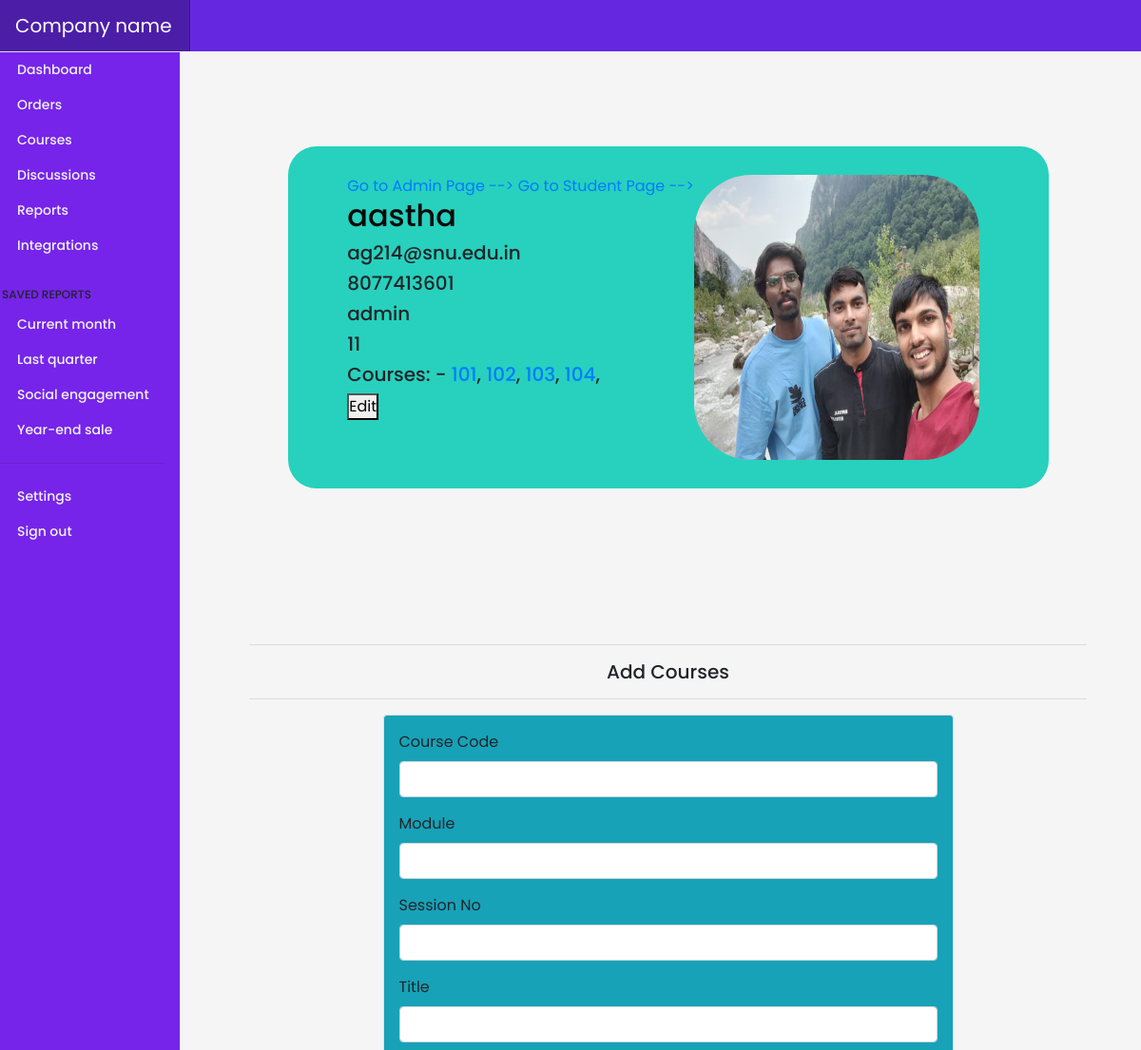
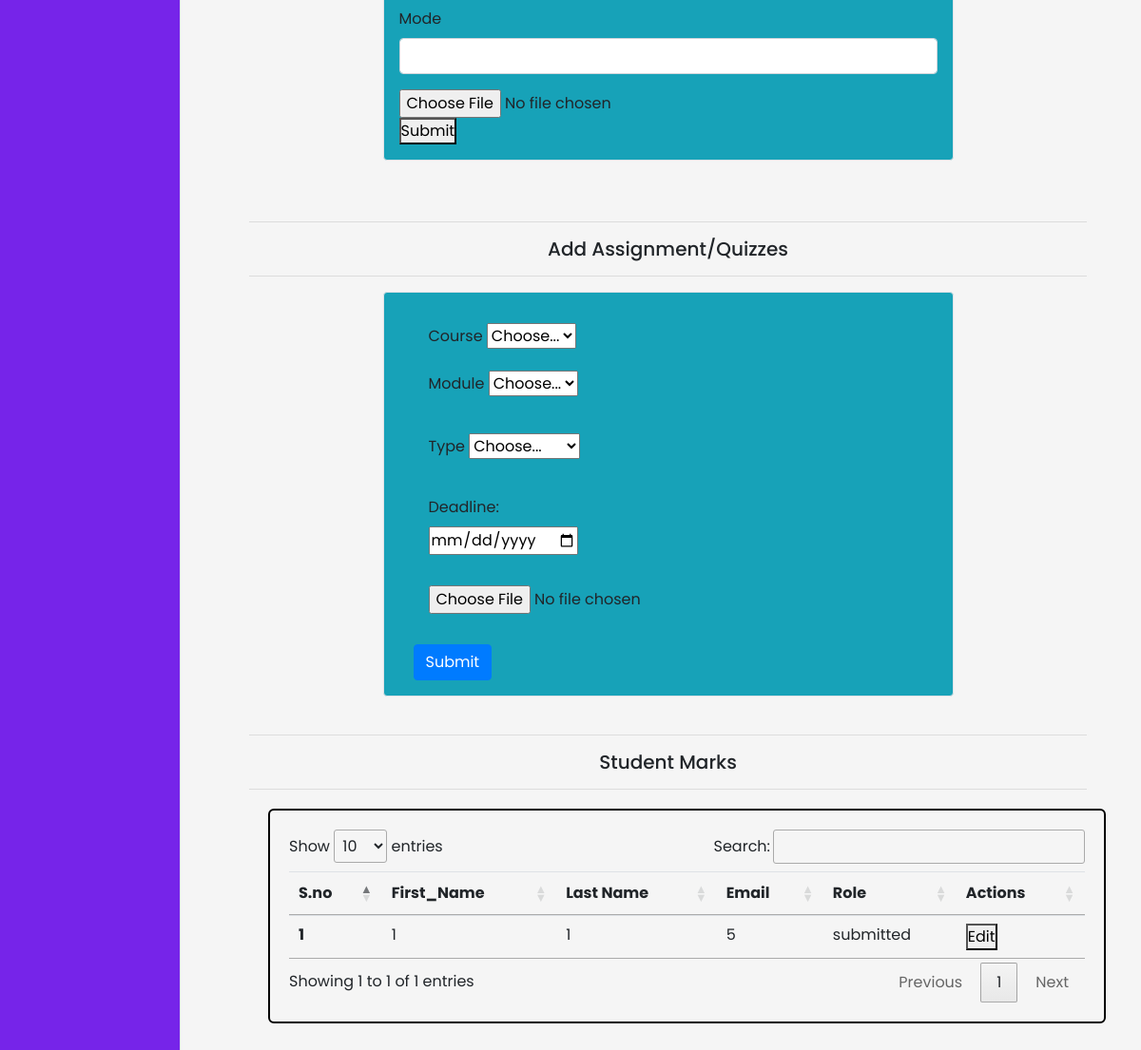
Screenshot of /profile.php (signed in) with the database file from the repository (2 pictures, top to bottom).
### tables this page shows
CREATE TABLE `profile` (
  `uid` int(150) NOT NULL,
  `first_name` varchar(150) NOT NULL,
  `last_name` varchar(150) NOT NULL,
  `username` varchar(150) NOT NULL,
  `email` varchar(150) NOT NULL,
  `password` varchar(150) NOT NULL,
  `location` varchar(200) NOT NULL DEFAULT 'India',
  `role` varchar(100) NOT NULL DEFAULT 'guest',
  `mobile_no` varchar(100) DEFAULT NULL,
  `profile_photo` varchar(300) NOT NULL DEFAULT 'avatar.jpg'
);

CREATE TABLE `marks` (
  `marks_id` int(11) NOT NULL,
  `eid` int(11) NOT NULL,
  `cid` int(11) NOT NULL,
  `student_id` int(11) NOT NULL,
  `marks` int(11) NOT NULL,
  `action` varchar(150) DEFAULT NULL
);

### profile.php (the view, shortened to what this page needs)
<?php
require "dbconnect.php";
$user = $_SESSION['username'];
$sql = "Select * from profile where username = '$user'";
$data = mysqli_query($conn, $sql);
$prof = mysqli_fetch_assoc($data);
?>
<!DOCTYPE html>
<html>
<head>
  <link rel="stylesheet" href="https://maxcdn.bootstrapcdn.com/bootstrap/4.0.0/css/bootstrap.min.css"
>
  <link rel="stylesheet" href="//cdn.datatables.net/1.13.4/css/jquery.dataTables.min.css">
</head>
<body>
  <?php include "./fixed_assets/navbar.php"; ?>
  <div class="container1 ">
    <div class="profile d-flex justify-content-center" style="width: 20000px;">
      <div>
        <?php
      if ($_SESSION['role'] == 'admin') {
        echo '<div class="d-flex space-in-between">
        <a href="./admin.php">Go to Admin Page -->&nbsp;   </a>
          <a href="./student.php">Go to Student Page --></a>
        </div>';
      }elseif($_SESSION['role'] == 'faculty') {
        echo '<a href="./student.php">Go to Student Page</a>';
      }
      ?>
        <h2>
          <?php echo $_SESSION['username'] ?>
        </h2>
        <h5>
          <?php echo $prof['email'] ?>
        </h5>
        <h5>
          <?php echo $prof['mobile_no'] ?>
        </h5>
        <h5>
          <?php echo $prof['role'] ?>
        </h5>
        <h5>
          <?php echo $prof['uid'] ?>
        </h5>
        <h5> Courses: -
          <?php
        $use = $_SESSION['username'];
        $sql1 = "Select distinct(course_code) from courses where creator = '$use'";
        $p_data = mysqli_query($conn, $sql1);
        while ($prod = mysqli_fetch_assoc($p_data)) {
          echo '<a href="./course.php?course=' . $prod['course_code'] . '">' . $prod['course_code'] . '</a>';
          echo ", ";
        }
        ?>
        </h5>
        <button class="edit" id="<?php echo $prof['uid']; ?>" href="/edit">Edit</button>
      </div>
      <div>
        <div class="user-image">
          <img src="./files/images/<?php echo $prof['profile_photo']; ?>" alt="">
        </div>
      </div>
    </div>
  </div>
  <div class="forms grid justify-content-center p-5">
    <hr>
    <center>
      <h5>Add Courses</h5>
    </center>
    <hr>
    <div class="container1 bg-info border rounded p-3" style="width: 600px; margin:auto">
      <form action="/Php_Learning/profile.php" method="POST" enctype="multipart/form-data">
        <div class=" align-items justify-content-center">
          <div class="mb-3">
            <label for="formGroupExampleInput" class="form-label">Course Code</label>
            <input type="text" class="form-control" id="course_code" name="course_code" placeholder="">
          </div>
          <div class="mb-3">
            <label for="formGroupExampleInput2" class="form-label">Module</label>
            <input type="text" class="form-control" id="module" name="module" placeholder="">
          </div>
          <div class="mb-3">
            <label for="formGroupExampleInput2" class="form-label">Session No</label>
            <input type="text" class="form-control" id="session" name="session" placeholder="">
          </div>
          <div class="mb-3">
            <label for="formGroupExampleInput2" class="form-label">Title</label>
            <input type="text" class="form-control" id="title" name="title" placeholder="">
          </div>
          <div class="mb-3">
            <label for="formGroupExampleInput2" class="form-label">Mode</label>
            <input type="text" class="form-control" id="mode" name="mode" placeholder="">
          </div>
          <div>
            <input type="file" name='myfile'>
          </div>
        </div>
        <button type="submit" name="course_upload" id="course_upload">Submit</button>
      </form>
    </div>
    <br>
    <br>
    <hr>
    <center>
      <h5>Add Assignment/Quizzes</h5>
    </center>
    <hr>
    <div class="container1 bg-info border rounded p-3" style="width: 600px; margin:auto">
      <form action="/Php_Learning/profile.php" method="POST" enctype="multipart/form-data">
        <div class="wrap grid justify-content-center  p-3">
          <div class="col-md-6">
            <label for="courses" class="form-label">Course</label>
            <select id="courses" name="courses" class="form-select">
              <option selected disabled>Choose...</option>
            </select>
          </div>
          <div class="col-md-6 py-3">
            <label for="modules" class="form-label">Module</label>
            <select id="modules" name="modules" class="form-select">
              <option selected>Choose...</option>;
            </select>
          </div>
          <div class="col-md-6 py-3">
            <label for="type" class="form-label">Type</label>
            <select id="type" name="type" class="form-select">
              <option selected>Choose...</option>
            </select>
          </div>
          <div class="col-md-2 py-3">
            <label for="date">Deadline:</label>
            <input type="date" id="date" name="date">
          </div>
          <div class="col-md-2 py-3">
            <input type="file" name='myfile'>
          </div>
        </div>
        <div class="col-12">
          <button type="submit" name="new_eval" id="new_eval" class="btn btn-primary">Submit</button>
        </div>
      </form>
    </div>
    <br>
    <hr>
    <center>
      <h5>Student Marks</h5>
    </center>
    <hr>
    <div class="container" style="border: 2px solid black ; border-radius: 6px; padding:20px; margin:20px;">
      <table class="table" id="myTable">
        <thead>
          <tr>
            <th scope="col">S.no</th>
            <th scope="col">First_Name</th>
            <th scope="col">Last Name</th>
            <th scope="col">Email</th>
            <th scope="col">Role</th>
            <th scope="col">Actions</th>
          </tr>
        </thead>
        <tbody>
          <?php
      $sql = "Select * from marks";
      $data = mysqli_query($conn, $sql);
      while($prof = mysqli_fetch_assoc($data)){
      echo " <tr>
      <th scope='row'>" . $prof['cid'] ." </th>
      <td>" . $prof['eid'] . "</td>
      <td>" . $prof['student_id'] . "</td>
      <td>" . $prof['marks'] . "</td>
      <td>" . $prof['action'] . "</td>
      <td>  <button class='edit' id= '".$prof['marks_id']."' href='/edit'>Edit</button> </td>
      </tr>" ;
      }
      ?>
        </tbody>
      </table>
    </div>
  </div>
</body>
</html>

### fixed_assets/navbar.php (shortened to what this page needs)
<link rel="stylesheet" href="./files/css/font.css">
<header class="navbar sticky-top  flex-md-nowrap p-0 shadow" style="background-color: #6528e0;" data-bs-theme="dark">
  <a class="navbar-brand col-md-3 col-lg-2 me-0 px-3 fs-6 text-white" href="#">Company name</a>
</header>
  <div class="row">
    <div class="sidebar border border-right col-md-3 col-lg-2 p-0  " style="background-color: #7624e9;">
      <div class="offcanvas-md offcanvas-end bg-body-tertiary" tabindex="-1" id="sidebarMenu" aria-labelledby="sidebarMenuLabel">
        <div class=" d-md-flex flex-column p-0 position-fixed  ">
          <ul class="nav flex-column">
            <li class="nav-item">
              <a class="nav-link d-flex align-items-center gap-2 " aria-current="page" href="../Php_learning/profile.php">
                <svg class="bi"><use xlink:href="#house-fill"/></svg>
                Dashboard
              </a>
            </li>
            <li class="nav-item">
              <a class="nav-link d-flex align-items-center gap-2" href="#">
                <svg class="bi"><use xlink:href="#file-earmark"/></svg>
                Orders
              </a>
            </li>
            <li class="nav-item">
              <a class="nav-link d-flex align-items-center gap-2" href="#">
                <svg class="bi"><use xlink:href="#courses"/></svg>
                Courses
              </a>
            </li>
            <li class="nav-item">
              <a class="nav-link d-flex align-items-center gap-2 " href="../Php_learning/discussions.php">
                <svg class="bi"><use xlink:href="#discuss"/></svg>
                Discussions
              </a>
            </li>
            <li class="nav-item">
              <a class="nav-link d-flex align-items-center gap-2" href="#">
                <svg class="bi"><use xlink:href="#graph-up"/></svg>
                Reports
              </a>
            </li>
            <li class="nav-item">
              <a class="nav-link d-flex align-items-center gap-2" href="#">
                <svg class="bi"><use xlink:href="#puzzle"/></svg>
                Integrations
              </a>
            </li>
          </ul>
          <h6 class="sidebar-heading d-flex justify-content-between align-items-center px-3 mt-4 mb-1 text-body-secondary text-uppercase">
            <span>Saved reports</span>
            <a class="link-secondary" href="#" aria-label="Add a new report">
              <svg class="bi"><use xlink:href="#plus-circle"/></svg>
            </a>
          </h6>
          <ul class="nav flex-column mb-auto">
            <li class="nav-item">
              <a class="nav-link d-flex align-items-center gap-2" href="#">
                <svg class="bi"><use xlink:href="#file-earmark-text"/></svg>
                Current month
              </a>
            </li>
            <li class="nav-item">
              <a class="nav-link d-flex align-items-center gap-2" href="#">
                <svg class="bi"><use xlink:href="#file-earmark-text"/></svg>
                Last quarter
              </a>
            </li>
            <li class="nav-item">
              <a class="nav-link d-flex align-items-center gap-2" href="#">
                <svg class="bi"><use xlink:href="#file-earmark-text"/></svg>
                Social engagement
              </a>
            </li>
            <li class="nav-item">
              <a class="nav-link d-flex align-items-center gap-2" href="#">
                <svg class="bi"><use xlink:href="#file-earmark-text"/></svg>
                Year-end sale
              </a>
            </li>
          </ul>
          <hr class="my-3">
          <ul class="nav flex-column mb-auto">
            <li class="nav-item">
              <a class="nav-link d-flex align-items-center gap-2" href="#">
                <svg class="bi"><use xlink:href="#gear-wide-connected"/></svg>
                Settings
              </a>
            </li>
            <li class="nav-item">
              <a class="nav-link d-flex align-items-center gap-2" href="#">
                <svg class="bi"><use xlink:href="#door-closed"/></svg>
                Sign out
              </a>
            </li>
          </ul>
        </div>
      </div>
    </div>
    <div class="col-md-9 ms-sm-auto col-lg-10 px-md-4">

### profile.php (style rules this page uses)
body { background-color: whitesmoke; font-family: "Nunito", sans-serif; }
.container1 { padding: 100px 0; }
.profile { max-width: 800px; margin: 0 auto; background-color: #27d1bd; padding: 30px; border-radius: 30px; position: relative; display: grid; justify-content: start; }
.user-image img { height: 300px; width: 300px; margin-right: 10px; border-radius: 20%; }
h2 { color: #0a0a0a; }

### fixed_assets/navbar.php (style rules this page uses)
.bi { display: inline-block; width: 1rem; height: 1rem; }
.sidebar .nav-link { font-size: .875rem; font-weight: 500; color: #eff2f5; }
.sidebar-heading { font-size: .75rem; }
.navbar-brand { padding-top: .75rem; padding-bottom: .75rem; background-color: rgba(0, 0, 0, .25); box-shadow: inset -1px 0 0 rgba(0, 0, 0, .25); }
.bi { vertical-align: -.125em; fill: currentColor; }

### rows the page displays
profile: email "ag214@snu.edu.in", mobile_no "8077413601", role "admin", uid "11", profile_photo (picture)
marks: cid "1", eid "1", student "1", marks "5", action "submitted"

### other values shown
$_SESSION['username'] "aastha"
$prod['course_code'] "101"
$prod['course_code'] "102"
$prod['course_code'] "103"
$prod['course_code'] "104"
